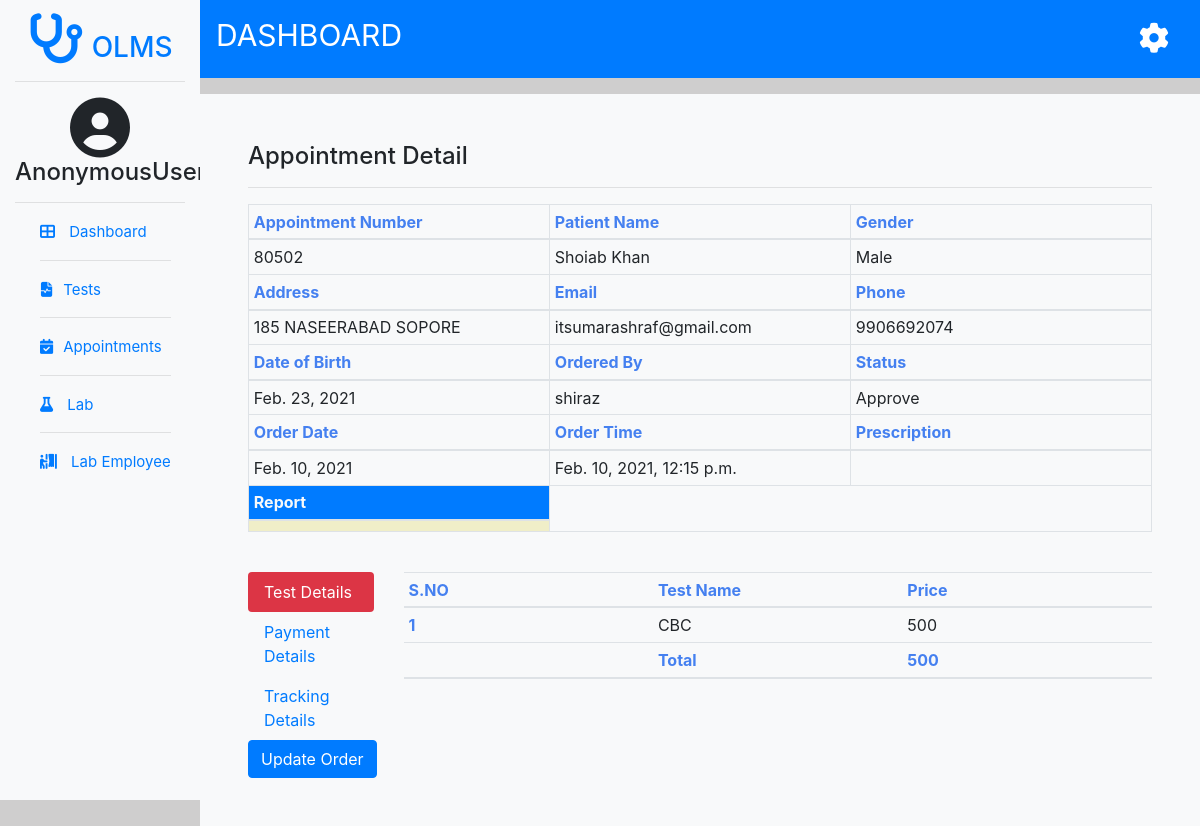
The app's page /approved-apts/viewapproved/80502/ with its own data.
### users/models.py (models this page shows, shortened)
class appointment(models.Model):
    user_id = models.ForeignKey(enduser,on_delete=models.CASCADE)
    appointmentno = models.CharField(max_length=100, unique=True)
    patientname =models.CharField(max_length=30)
    gender = models.CharField(max_length=10)
    address= models.CharField(max_length=200, default='NA')
    dateofbirth = models.DateField()
    mobile = models.IntegerField(unique=True)
    email= models.CharField(max_length=100)
    appointmentdate = models.DateField(default=date.today)
    appointmenttime = models.DateTimeField(default=timezone.now)
    prescription= models.FileField(upload_to='prescriptions/',blank=True, null=True)
    report=models.FileField(upload_to='reports/',blank=True,null=True)

class enduser(models.Model):
    firstname = models.CharField(max_length=40)
    lastname = models.CharField(max_length=20)
    username = models.CharField(max_length=30, unique=True)
    email=models.CharField(max_length=50, unique=True)
    phone = models.IntegerField(unique=True)
    password = models.CharField(max_length=50)

class appointmentstatus(models.Model):
    appointment = models.ForeignKey(appointment, on_delete=models.CASCADE)
    status = models.CharField(max_length=50, default='NEW')
    comment = models.CharField(max_length=100, default='Yet to Review')
    def __str__(self):
        return self.status

class testchoice(models.Model):
    appointment=models.ForeignKey(appointment, on_delete=models.CASCADE)
    tname=models.CharField(max_length=50)
    price=models.IntegerField(default=0)

class orderamount(models.Model):
    appointment=models.ForeignKey(appointment, to_field='appointmentno', on_delete=models.CASCADE)
    amount=models.IntegerField(default=0)

### users/views.py (the view, shortened to what this page needs)
# urls.py: path("approved-apts/viewapproved/<int:aptid>/", views.viewapproved, name='viewapproved'),
def viewapproved(request, aptid):
    aptdetail=appointment.objects.get(appointmentno=aptid)
    status=appointmentstatus.objects.get(appointment__appointmentno=aptid)
    new=testchoice.objects.filter(appointment__appointmentno=aptid)
    amt=orderamount.objects.get(appointment__appointmentno=aptid)
    pay=paymentdetail.objects.filter(appointment__appointmentno=aptid).first()
    item=trackorder.objects.filter(appointment=aptid)
    if aptdetail.prescription:
        if aptdetail.report:
            url=aptdetail.prescription.url
            text="Download Prescription"
            urll=aptdetail.report.url
            textt="Download Report"
        else:
            url=aptdetail.prescription.url
            text="Download Prescription"
            urll=aptdetail.report
            textt=""
    elif aptdetail.report:
            url=aptdetail.prescription
            text=""
            urll=aptdetail.report.url
            textt="Download Report"
    else:
            url=aptdetail.prescription
            text=""
            urll=aptdetail.report
            textt=""
    return render(request, 'viewapproved.html',{'detail':aptdetail, 'new':new,'amt':amt, 'status':status, 'url':url,'urll':urll,'textt':textt, 'text':text,'pay':pay,'item':item})

### templates/viewapproved.html (shortened to what this page needs)
{% extends 'adminbase.html' %}
{% block body %}
<div class="container  bg-light p-5 mt-3">
  <div class="row">
    <div class="col-lg-12">
      <h4>Appointment Detail</h4>
      <hr>
      <table class="table table-sm table-bordered table-responsive-lg">
        <thead>
          <tr>
            <th scope="row">Appointment Number</th>
            <th scope="row">Patient Name</th>
            <th scope="row">Gender</th>
          </tr>
        </thead>
        <tbody>
          <tr>
            <td>{{detail.appointmentno}}</td>
            <td>{{detail.patientname}}</td>
            <td class="text-capitalize">{{detail.gender}}</td>
          </tr>
        </tbody>
        <thead>
          <tr>
            <th scope="row">Address</th>
            <th scope="row">Email</th>
            <th scope="row">Phone</th>
          </tr>
        </thead>
        <tbody>
          <tr>
            <td>{{detail.address}}</td>
            <td>{{detail.email}}</td>
            <td>{{detail.mobile}}</td>
          </tr>
        </tbody>
        <thead>
          <tr>
            <th scope="row">Date of Birth</th>
            <th scope="row">Ordered By</th>
            <th scope="row">Status</th>
          </tr>
        </thead>
        <tbody>
          <tr>
            <td>{{detail.dateofbirth}}</td>
            <td>{{detail.user_id.firstname}}</td>
            <td>{{status}}</td>
          </tr>
        </tbody>
        <thead>
          <tr>
            <th scope="row">Order Date</th>
            <th scope="row">Order Time</th>
            <th scope="row">Prescription</th>
          </tr>
        </thead>
        <tbody>
          <tr>
            <td>{{detail.appointmentdate}}</td>
            <td>{{detail.appointmenttime}}</td>
            <td><a href="{{url}}" download="{{detail.prescription}}" target="_blank">{{text}}</a></td>
          </tr>
        </tbody>
        <thead>
          <tr>
            <th scope="row" class="text-light bg-primary">Report</th>
          </tr>
        </thead>
        <tr>
          <td style="background-color: #ccc20033;"><a href="{{urll}}" download="{{detail.report}}" target="_blank">{{textt}}</a></td>
        </tr>
      </table>
    </div>
  </div>
  <br>
  <div class="row">
    <div class="col-lg-2">
      <div class="nav flex-column nav-pills" id="v-pills-tab" role="tablist" aria-orientation="vertical">
        <a class="nav-link active" id="v-pills-home-tab" data-toggle="pill" href="#v-pills-home" role="tab"
          aria-controls="v-pills-home" aria-selected="true">Test Details</a>
        <a class="nav-link" id="v-pills-profile-tab" data-toggle="pill" href="#v-pills-profile" role="tab"
          aria-controls="v-pills-profile" aria-selected="false">Payment Details</a>
          <a class="nav-link" id="v-pills-profile-tab" data-toggle="pill" href="#v-pills-messages" role="tab"
          aria-controls="v-pills-profile" aria-selected="false">Tracking Details</a>
      </div>
    </div>
    <div class="col-lg-10">
      <div class="tab-content" id="v-pills-tabContent">
        <div class="tab-pane fade show active" id="v-pills-home" role="tabpanel" aria-labelledby="v-pills-home-tab">
          <table class="table table-stripped table-sm">
            <thead>
              <tr>
                <th scope="col">S.NO</th>
                <th scope="col">Test Name</th>
                <th scope="col">Price</th>
              </tr>
            </thead>
            <tbody>
            <tbody>
              {% for i in new %}
              <tr>
                <th scope="row">{{forloop.counter}}</th>
                <td>{{i.tname}}</td>
                <td>{{i.price}}</td>
              </tr>
              {% endfor %}
            </tbody>
            <thead>
              <tr>
                <th scope="col"></th>
                <th scope="col">Total</th>
                <th scope="col">{{amt.amount}}</th>
              </tr>
            </thead>
            </tbody>
          </table>
        </div>
      </div>
    </div>
  </div>
  <button type="button" class="btn btn-primary mx-auto" data-toggle="modal" data-target="#exampleModal">
    Update Order
  </button>
</div>
{% endblock body %}

### templates/adminbase.html (style rules this page uses)
body { margin: 0; padding: 0; background-color: rgb(207, 206, 206); }

### templates/viewapproved.html (style rules this page uses)
th { width: 25%; color: rgb(69, 128, 240); }
.nav-pills .nav-link.active, .nav-pills .show>.nav-link { color: #fff; background-color: #dc3545; }

### records on screen
appointment: appointmentno "80502", patientname "Shoiab Khan", gender "Male", address "185 NASEERABAD SOPORE", email "itsumarashraf@gmail.com", mobile "9906692074", dateofbirth "Feb. 23, 2021", user_id.firstname "shiraz", appointmentdate "Feb. 10, 2021", appointmenttime "Feb. 10, 2021, 12:15 p.m."
appointmentstatus: status "Approve"
testchoice: tname "CBC", price "500"
orderamount: amount "500"

### other values on screen
{{ request.user }} "AnonymousUser"
